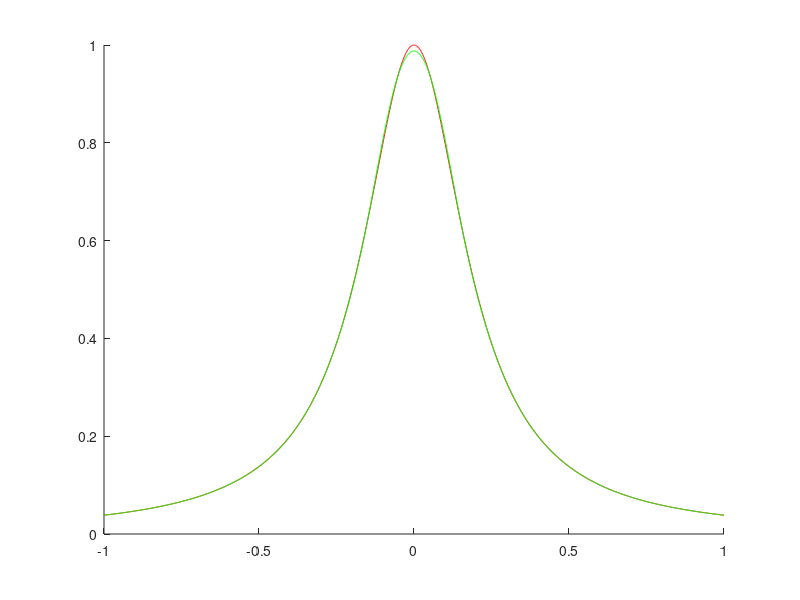

Here is the MATLAB script that generated this plot: (Note: this script raises an error after producing the figure.)
%Splines Cúbicos
x = linspace(-1,1,20);
y =1./(25*x.^2.+1);
y=[25/338,y,-25/338];
xspline = -1:0.001:1;
yspline = spline (x,y,xspline);
%xspline es un argumento que nos sirve para evaluar el polinomio creado
%en los puntos que uno desee, en este caso sobre xspline
title ("Ajuste de puntos sobre 1/(25x^2+1)");
plot (xspline,1./(25.*xspline.^2+1),"r", xspline,yspline,"g-", x,y,"b+");
legend ("original", "interpolacion", "interpolacion sobre los puntos");
